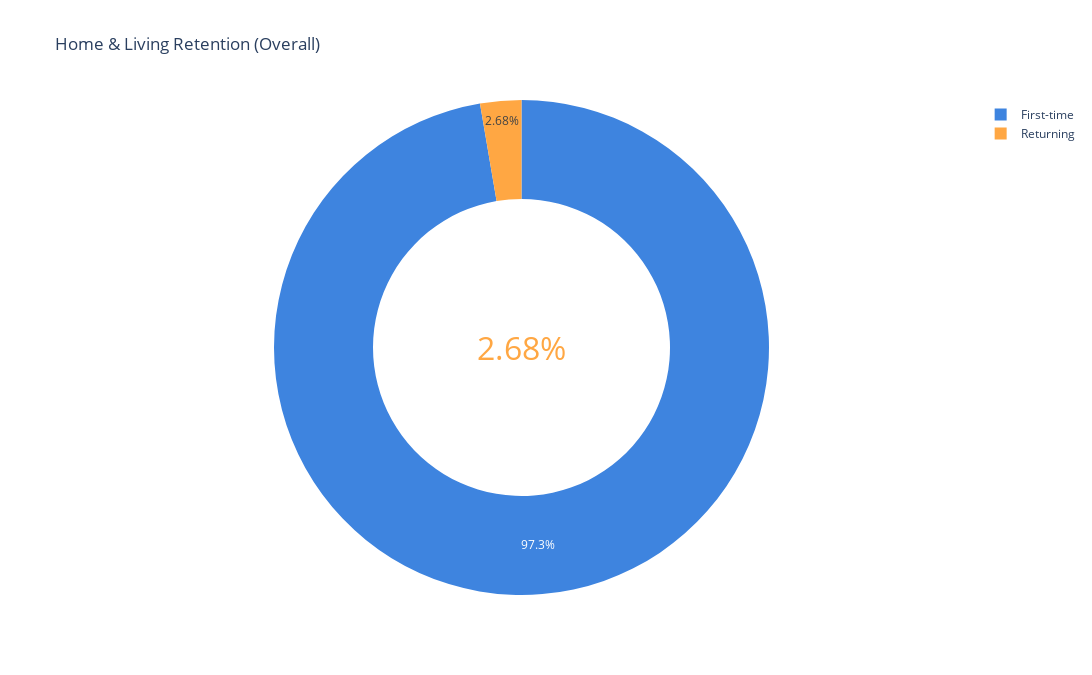

Write notebook code for a chart like this one.
### Code cell
# Overall retention (Home & Living)
cust_orders = df_home.groupby('customer_unique_id')['order_id'].nunique()
retention_rate = (cust_orders >= 2).mean()

fig = go.Figure(data=[go.Pie(
    labels=['First-time', 'Returning'],
    values=[1 - retention_rate, retention_rate],
    hole=0.6,
    marker=dict(colors=[MAIN_COLOR, ACCENT_COLOR])
)])
fig.update_layout(
    title='Home & Living Retention (Overall)',
    width=FIG_WIDTH,
    height=FIG_HEIGHT
)
fig.add_annotation(
    text=f"{retention_rate:.2%}",
    x=0.5,
    y=0.5,
    font=dict(size=32, color=ACCENT_COLOR),
    showarrow=False
)
fig.show()

### Figure 1 — Plotly figure (JSON) as saved in the notebook; plotly's stock layout.template omitted (floating-point values rounded to 4 significant figures)
{"data": [{"hole": 0.6, "labels": ["First-time", "Returning"], "marker": {"colors": ["#3e84df", "#ffa743"]}, "type": "pie", "values": [0.9732, 0.02683]}], "layout": {"annotations": [{"font": {"color": "#ffa743", "size": 32}, "showarrow": false, "text": "2.68%", "x": 0.5, "y": 0.5}], "height": 675, "title": {"text": "Home & Living Retention (Overall)"}, "width": 1200}}
